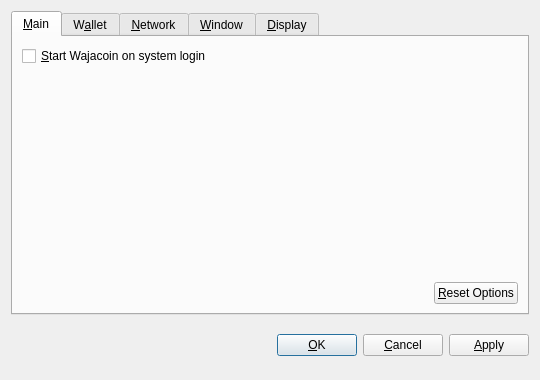
<?xml version="1.0" encoding="UTF-8"?>
<ui version="4.0">
 <class>OptionsDialog</class>
 <widget class="QDialog" name="OptionsDialog">
  <property name="geometry">
   <rect>
    <x>0</x>
    <y>0</y>
    <width>540</width>
    <height>380</height>
   </rect>
  </property>
  <property name="windowTitle">
   <string>Options</string>
  </property>
  <property name="modal">
   <bool>true</bool>
  </property>
  <layout class="QVBoxLayout" name="verticalLayout">
   <item>
    <widget class="QTabWidget" name="tabWidget">
     <property name="tabPosition">
      <enum>QTabWidget::North</enum>
     </property>
     <property name="currentIndex">
      <number>0</number>
     </property>
     <widget class="QWidget" name="tabMain">
      <attribute name="title">
       <string>&amp;Main</string>
      </attribute>
      <layout class="QVBoxLayout" name="verticalLayout_Main">
       <item>
        <widget class="QCheckBox" name="bitcoinAtStartup">
         <property name="toolTip">
          <string>Automatically start Wajacoin after logging in to the system.</string>
         </property>
         <property name="text">
          <string>&amp;Start Wajacoin on system login</string>
         </property>
        </widget>
       </item>
       <item>
        <spacer name="verticalSpacer_Main">
         <property name="orientation">
          <enum>Qt::Vertical</enum>
         </property>
         <property name="sizeHint" stdset="0">
          <size>
           <width>20</width>
           <height>40</height>
          </size>
         </property>
        </spacer>
       </item>
       <item>
        <layout class="QHBoxLayout" name="horizontalLayout_2_Main">
         <item>
          <spacer name="horizontalSpacer_2_Main">
           <property name="orientation">
            <enum>Qt::Horizontal</enum>
           </property>
           <property name="sizeHint" stdset="0">
            <size>
             <width>40</width>
             <height>20</height>
            </size>
           </property>
          </spacer>
         </item>
         <item>
          <widget class="QPushButton" name="resetButton">
           <property name="toolTip">
            <string>Reset all client options to default.</string>
           </property>
           <property name="text">
            <string>&amp;Reset Options</string>
           </property>
           <property name="autoDefault">
            <bool>false</bool>
           </property>
          </widget>
         </item>
        </layout>
       </item>
      </layout>
     </widget>
     <widget class="QWidget" name="tabWallet">
      <attribute name="title">
       <string>W&amp;allet</string>
      </attribute>
      <layout class="QVBoxLayout" name="verticalLayout_Network">
       <item>
        <widget class="QLabel" name="transactionFeeInfoLabel">
         <property name="text">
          <string>Optional transaction fee per kB that helps make sure your transactions are processed quickly. Most transactions are 1 kB.</string>
         </property>
         <property name="textFormat">
          <enum>Qt::PlainText</enum>
         </property>
         <property name="wordWrap">
          <bool>true</bool>
         </property>
        </widget>
       </item>
       <item>
        <layout class="QHBoxLayout" name="horizontalLayout_1_Main">
         <item>
          <widget class="QLabel" name="transactionFeeLabel">
           <property name="text">
            <string>Pay transaction &amp;fee</string>
           </property>
           <property name="textFormat">
            <enum>Qt::PlainText</enum>
           </property>
           <property name="buddy">
            <cstring>transactionFee</cstring>
           </property>
          </widget>
         </item>
         <item>
          <widget class="BitcoinAmountField" name="transactionFee"/>
         </item>
         <item>
          <spacer name="horizontalSpacer_1_Main">
           <property name="orientation">
            <enum>Qt::Horizontal</enum>
           </property>
           <property name="sizeHint" stdset="0">
            <size>
             <width>40</width>
             <height>20</height>
            </size>
           </property>
          </spacer>
         </item>
        </layout>
       </item>
       <item>
        <widget class="QLabel" name="label">
         <property name="text">
          <string>If you disable the spending of unconfirmed change, the change from a transaction cannot be used until that transaction has at least one confirmation. This also affects how your balance is computed.</string>
         </property>
         <property name="wordWrap">
          <bool>true</bool>
         </property>
        </widget>
       </item>
       <item>
        <widget class="QCheckBox" name="spendZeroConfChange">
         <property name="text">
          <string>Spend unconfirmed change  (experts only)</string>
         </property>
        </widget>
       </item>
       <item>
        <spacer name="verticalSpacer">
         <property name="orientation">
          <enum>Qt::Vertical</enum>
         </property>
         <property name="sizeHint" stdset="0">
          <size>
           <width>20</width>
           <height>40</height>
          </size>
         </property>
        </spacer>
       </item>
      </layout>
     </widget>
     <widget class="QWidget" name="tabNetwork">
      <attribute name="title">
       <string>&amp;Network</string>
      </attribute>
      <layout class="QVBoxLayout" name="verticalLayout_Network">
       <item>
        <widget class="QCheckBox" name="mapPortUpnp">
         <property name="toolTip">
          <string>Automatically open the Wajacoin client port on the router. This only works when your router supports UPnP and it is enabled.</string>
         </property>
         <property name="text">
          <string>Map port using &amp;UPnP</string>
         </property>
        </widget>
       </item>
       <item>
        <widget class="QCheckBox" name="connectSocks">
         <property name="toolTip">
          <string>Connect to the Wajacoin network through a SOCKS proxy (e.g. when connecting through Tor).</string>
         </property>
         <property name="text">
          <string>&amp;Connect through SOCKS proxy:</string>
         </property>
        </widget>
       </item>
       <item>
        <layout class="QHBoxLayout" name="horizontalLayout_Network">
         <item>
          <widget class="QLabel" name="proxyIpLabel">
           <property name="text">
            <string>Proxy &amp;IP:</string>
           </property>
           <property name="textFormat">
            <enum>Qt::PlainText</enum>
           </property>
           <property name="buddy">
            <cstring>proxyIp</cstring>
           </property>
          </widget>
         </item>
         <item>
          <widget class="QValidatedLineEdit" name="proxyIp">
           <property name="maximumSize">
            <size>
             <width>140</width>
             <height>16777215</height>
            </size>
           </property>
           <property name="toolTip">
            <string>IP address of the proxy (e.g. 127.0.0.1)</string>
           </property>
          </widget>
         </item>
         <item>
          <widget class="QLabel" name="proxyPortLabel">
           <property name="text">
            <string>&amp;Port:</string>
           </property>
           <property name="textFormat">
            <enum>Qt::PlainText</enum>
           </property>
           <property name="buddy">
            <cstring>proxyPort</cstring>
           </property>
          </widget>
         </item>
         <item>
          <widget class="QLineEdit" name="proxyPort">
           <property name="maximumSize">
            <size>
             <width>55</width>
             <height>16777215</height>
            </size>
           </property>
           <property name="toolTip">
            <string>Port of the proxy (e.g. 9050)</string>
           </property>
          </widget>
         </item>
         <item>
          <widget class="QLabel" name="socksVersionLabel">
           <property name="text">
            <string>SOCKS &amp;Version:</string>
           </property>
           <property name="textFormat">
            <enum>Qt::PlainText</enum>
           </property>
           <property name="buddy">
            <cstring>socksVersion</cstring>
           </property>
          </widget>
         </item>
         <item>
          <widget class="QValueComboBox" name="socksVersion">
           <property name="toolTip">
            <string>SOCKS version of the proxy (e.g. 5)</string>
           </property>
          </widget>
         </item>
         <item>
          <spacer name="horizontalSpacer_Network">
           <property name="orientation">
            <enum>Qt::Horizontal</enum>
           </property>
           <property name="sizeHint" stdset="0">
            <size>
             <width>40</width>
             <height>20</height>
            </size>
           </property>
          </spacer>
         </item>
        </layout>
       </item>
       <item>
        <spacer name="verticalSpacer_Network">
         <property name="orientation">
          <enum>Qt::Vertical</enum>
         </property>
         <property name="sizeHint" stdset="0">
          <size>
           <width>20</width>
           <height>40</height>
          </size>
         </property>
        </spacer>
       </item>
      </layout>
     </widget>
     <widget class="QWidget" name="tabWindow">
      <attribute name="title">
       <string>&amp;Window</string>
      </attribute>
      <layout class="QVBoxLayout" name="verticalLayout_Window">
       <item>
        <widget class="QCheckBox" name="minimizeToTray">
         <property name="toolTip">
          <string>Show only a tray icon after minimizing the window.</string>
         </property>
         <property name="text">
          <string>&amp;Minimize to the tray instead of the taskbar</string>
         </property>
        </widget>
       </item>
       <item>
        <widget class="QCheckBox" name="minimizeOnClose">
         <property name="toolTip">
          <string>Minimize instead of exit the application when the window is closed. When this option is enabled, the application will be closed only after selecting Quit in the menu.</string>
         </property>
         <property name="text">
          <string>M&amp;inimize on close</string>
         </property>
        </widget>
       </item>
       <item>
        <spacer name="verticalSpacer_Window">
         <property name="orientation">
          <enum>Qt::Vertical</enum>
         </property>
         <property name="sizeHint" stdset="0">
          <size>
           <width>20</width>
           <height>40</height>
          </size>
         </property>
        </spacer>
       </item>
      </layout>
     </widget>
     <widget class="QWidget" name="tabDisplay">
      <attribute name="title">
       <string>&amp;Display</string>
      </attribute>
      <layout class="QVBoxLayout" name="verticalLayout_Display">
       <item>
        <layout class="QHBoxLayout" name="horizontalLayout_1_Display">
         <item>
          <widget class="QLabel" name="langLabel">
           <property name="text">
            <string>User Interface &amp;language:</string>
           </property>
           <property name="textFormat">
            <enum>Qt::PlainText</enum>
           </property>
           <property name="buddy">
            <cstring>lang</cstring>
           </property>
          </widget>
         </item>
         <item>
          <widget class="QValueComboBox" name="lang">
           <property name="toolTip">
            <string>The user interface language can be set here. This setting will take effect after restarting Wajacoin.</string>
           </property>
          </widget>
         </item>
        </layout>
       </item>
       <item>
        <layout class="QHBoxLayout" name="horizontalLayout_2_Display">
         <item>
          <widget class="QLabel" name="unitLabel">
           <property name="text">
            <string>&amp;Unit to show amounts in:</string>
           </property>
           <property name="textFormat">
            <enum>Qt::PlainText</enum>
           </property>
           <property name="buddy">
            <cstring>unit</cstring>
           </property>
          </widget>
         </item>
         <item>
          <widget class="QValueComboBox" name="unit">
           <property name="toolTip">
            <string>Choose the default subdivision unit to show in the interface and when sending coins.</string>
           </property>
          </widget>
         </item>
        </layout>
       </item>
       <item>
        <widget class="QCheckBox" name="displayAddresses">
         <property name="toolTip">
          <string>Whether to show Wajacoin addresses in the transaction list or not.</string>
         </property>
         <property name="text">
          <string>&amp;Display addresses in transaction list</string>
         </property>
        </widget>
       </item>
       <item>
        <widget class="QCheckBox" name="coinControlFeatures">
         <property name="toolTip">
          <string>Whether to show coin control features or not.</string>
         </property>
         <property name="text">
          <string>Display coin &amp;control features (experts only!)</string>
         </property>
        </widget>
       </item>
       <item>
        <spacer name="verticalSpacer_Display">
         <property name="orientation">
          <enum>Qt::Vertical</enum>
         </property>
         <property name="sizeHint" stdset="0">
          <size>
           <width>20</width>
           <height>40</height>
          </size>
         </property>
        </spacer>
       </item>
      </layout>
     </widget>
    </widget>
   </item>
   <item>
    <layout class="QHBoxLayout" name="horizontalLayout_Buttons">
     <item>
      <spacer name="horizontalSpacer_1">
       <property name="orientation">
        <enum>Qt::Horizontal</enum>
       </property>
       <property name="sizeHint" stdset="0">
        <size>
         <width>40</width>
         <height>48</height>
        </size>
       </property>
      </spacer>
     </item>
     <item>
      <widget class="QLabel" name="statusLabel">
       <property name="font">
        <font>
         <weight>75</weight>
         <bold>true</bold>
        </font>
       </property>
       <property name="text">
        <string/>
       </property>
       <property name="textFormat">
        <enum>Qt::PlainText</enum>
       </property>
       <property name="wordWrap">
        <bool>true</bool>
       </property>
      </widget>
     </item>
     <item>
      <spacer name="horizontalSpacer_2">
       <property name="orientation">
        <enum>Qt::Horizontal</enum>
       </property>
       <property name="sizeHint" stdset="0">
        <size>
         <width>40</width>
         <height>48</height>
        </size>
       </property>
      </spacer>
     </item>
     <item>
      <widget class="QPushButton" name="okButton">
       <property name="text">
        <string>&amp;OK</string>
       </property>
      </widget>
     </item>
     <item>
      <widget class="QPushButton" name="cancelButton">
       <property name="text">
        <string>&amp;Cancel</string>
       </property>
       <property name="autoDefault">
        <bool>false</bool>
       </property>
      </widget>
     </item>
     <item>
      <widget class="QPushButton" name="applyButton">
       <property name="text">
        <string>&amp;Apply</string>
       </property>
       <property name="autoDefault">
        <bool>false</bool>
       </property>
      </widget>
     </item>
    </layout>
   </item>
  </layout>
 </widget>
 <customwidgets>
  <customwidget>
   <class>BitcoinAmountField</class>
   <extends>QSpinBox</extends>
   <header>bitcoinamountfield.h</header>
  </customwidget>
  <customwidget>
   <class>QValueComboBox</class>
   <extends>QComboBox</extends>
   <header>qvaluecombobox.h</header>
  </customwidget>
  <customwidget>
   <class>QValidatedLineEdit</class>
   <extends>QLineEdit</extends>
   <header>qvalidatedlineedit.h</header>
  </customwidget>
 </customwidgets>
 <resources/>
 <connections/>
</ui>
